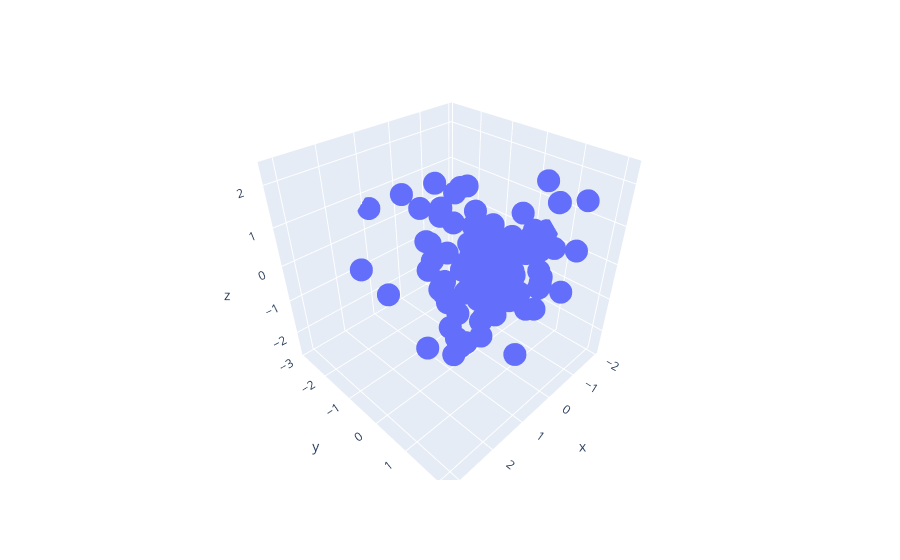

Here is the notebook cell this chart was saved with:
### Markdown cell above
################################
# Cell 04:
################################

### Code cell
# 01. Importar:
#     Bibliotecas: matplotlib, numpy
#     Módulos: pyplot
import numpy as np
import pandas as pd
import cufflinks as cf
import plotly.express as px

# Create a random dataset
#np.random.seed(123)
df = pd.DataFrame({'x': np.random.randn(100),
                   'y': np.random.randn(100),
                   'z': np.random.randn(100)})

# Create a 3D scatter plot using Plotly and Cufflinks
fig = px.scatter_3d(df, x='x', y='y', z='z')
fig.show()
